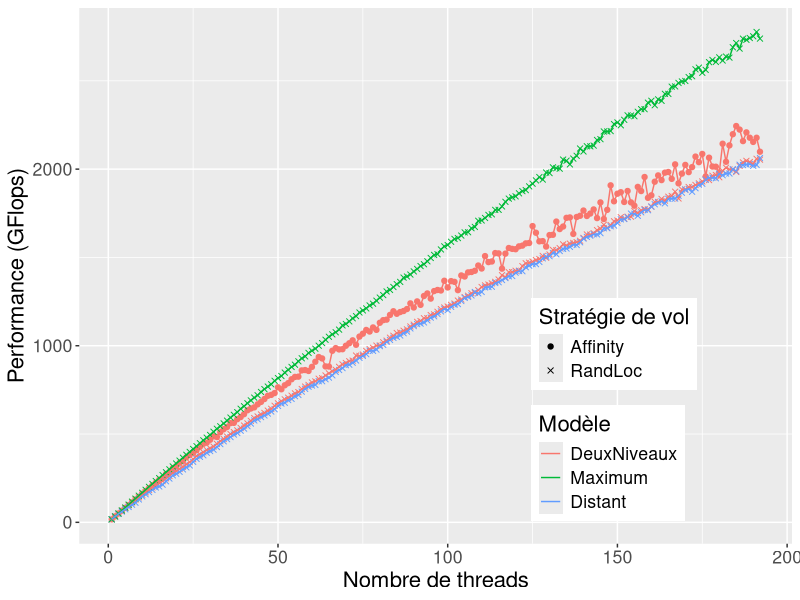
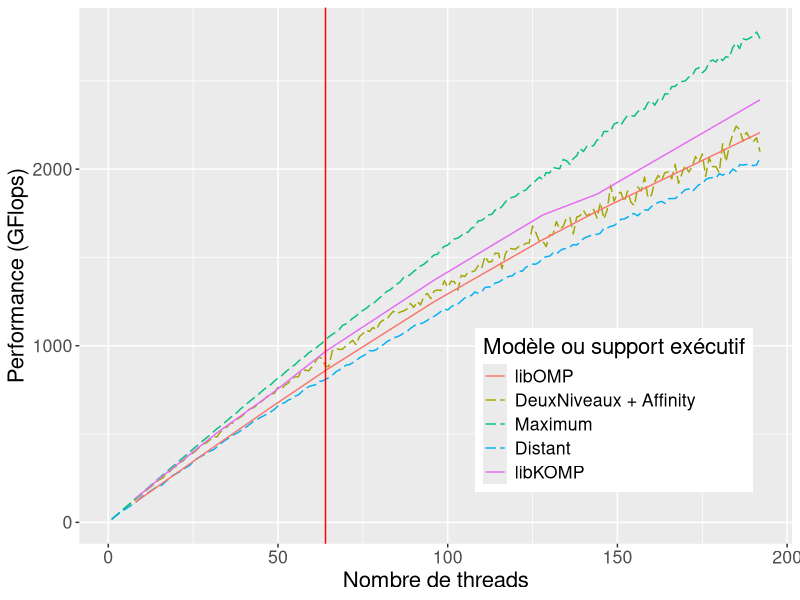
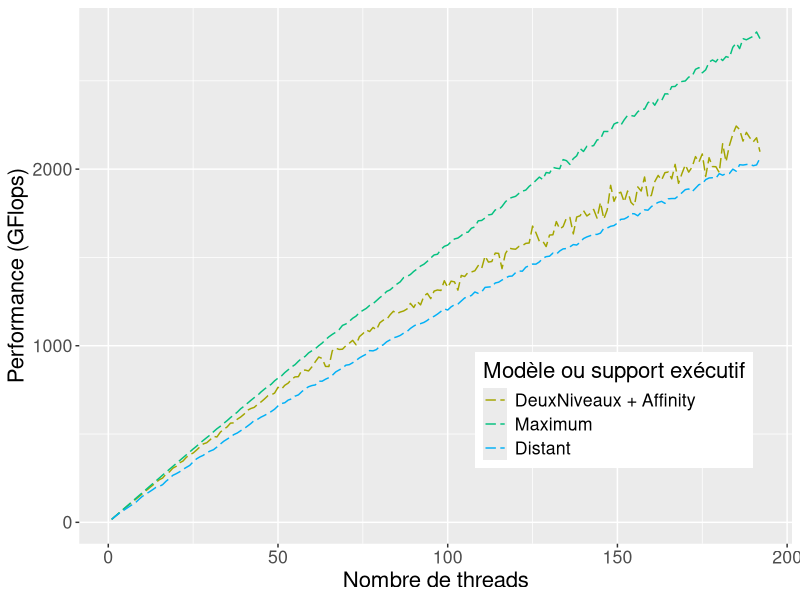
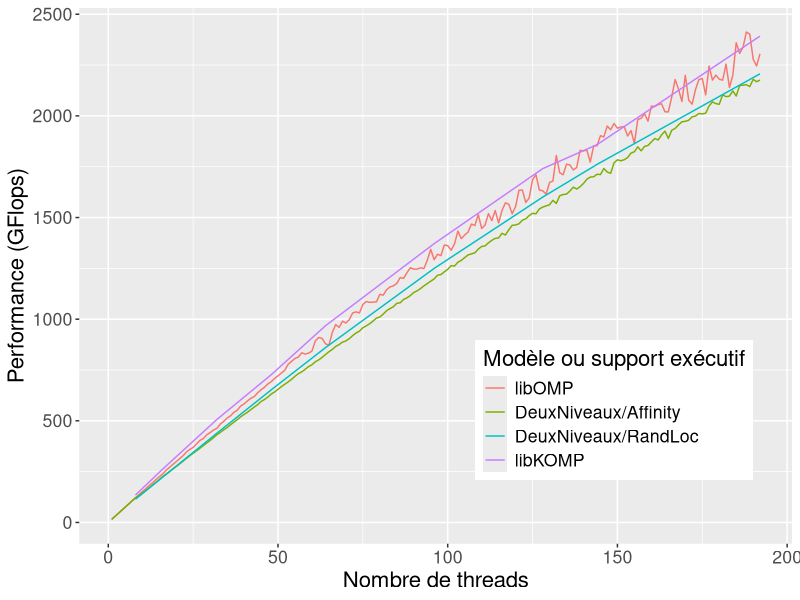
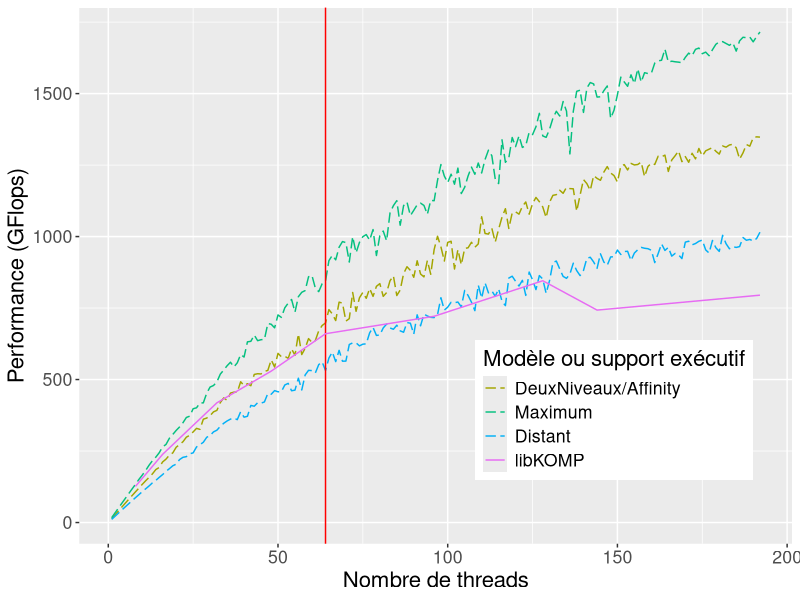
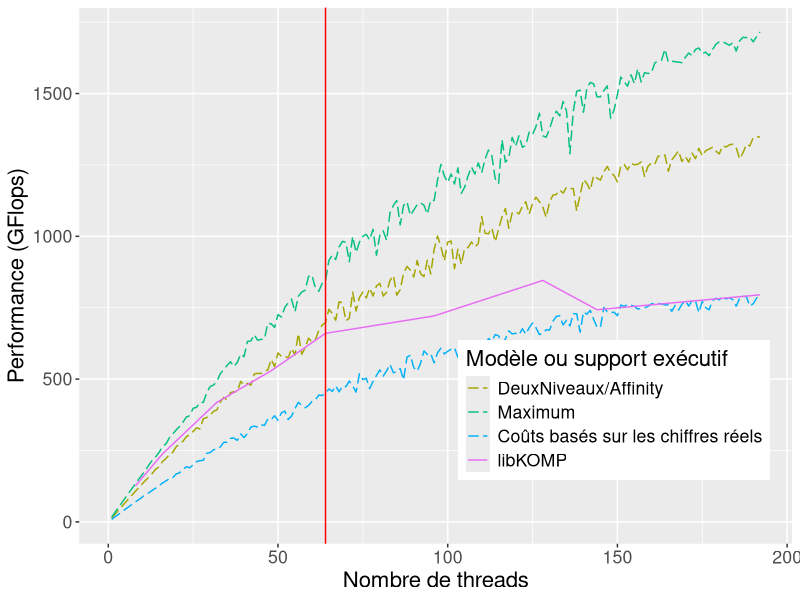
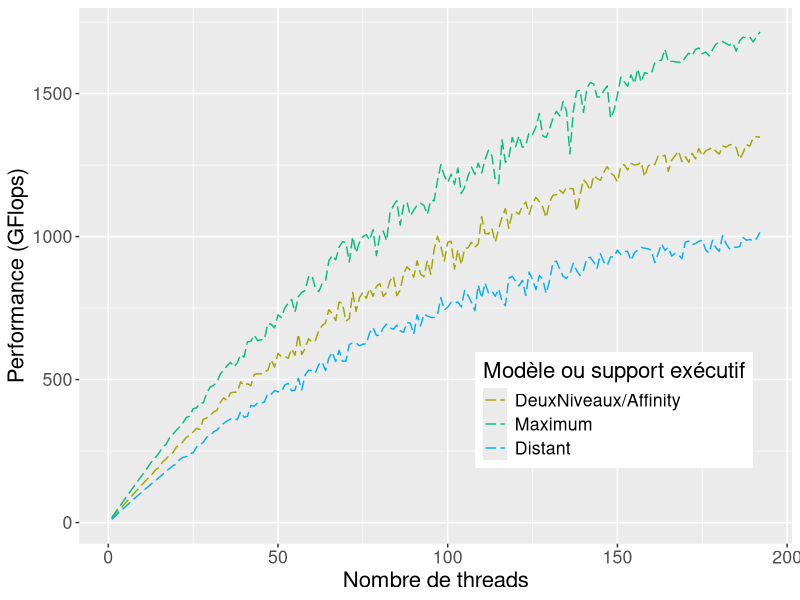
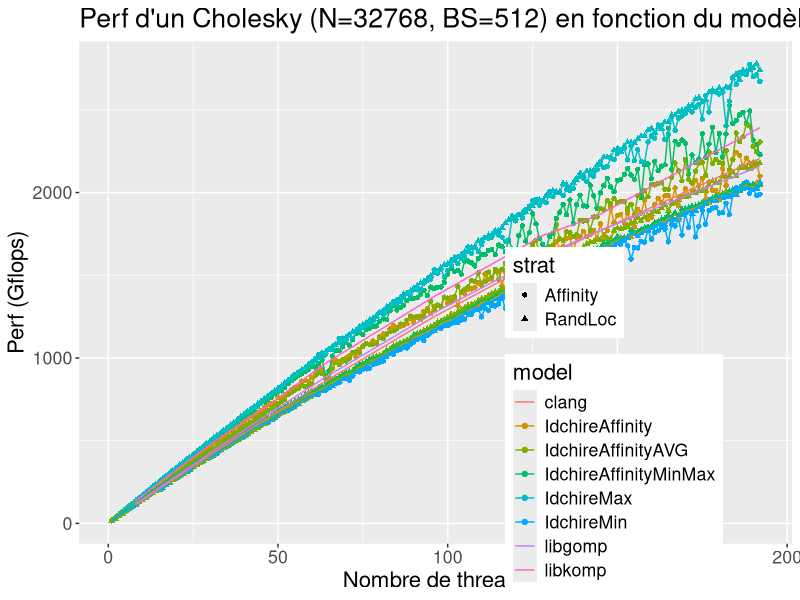

The R script that drew these images, in order:
library(ggplot2)

df = read.table("./all_data_simulateur.dat", header=TRUE)
df_8k = subset(df, size==8192)
df = subset(df, size==32768)
df_runtime = read.table("../kastors/all_data.dat", header=TRUE)
df_runtime_8k = subset(df_runtime, size == 8192 & blocksize == 256 & program == "dpotrf_taskdep")
df_runtime = subset(df_runtime, size == 32768 & blocksize == 512 & program == "dpotrf_taskdep")

df_steals = read.table("./all_data_steal_count.dat", header=TRUE)

pdf("simu_min_max_affinity_idchire.pdf", width = 10, height=6)

df_simu_min = subset(df, (model == "IdchireMin" & strat == "RandLoc")
                     | (model == "IdchireMax" & strat == "RandLoc")
                     | model == "IdchireAffinity")

myplot = ggplot(df_simu_min, aes(x=threads, y = gflops))
myplot = myplot + geom_point(aes(colour=model, shape=strat, group=interaction(model,strat)))
myplot = myplot + geom_line(aes(colour=model, group=interaction(model, strat)))
myplot = myplot + guides(colour = guide_legend(override.aes = list(shape = NA)))
#myplot = myplot + expand_limits(y=0)
myplot = myplot + theme(legend.position=c(0.75, 0.25), text = element_text(size=16))
myplot = myplot + scale_colour_discrete(name="Modèle", labels=c("DeuxNiveaux", "Maximum", "Distant"))
myplot = myplot + scale_shape_manual(name="Stratégie de vol", values=c(19, 4))
#myplot = myplot + ggtitle("P d'un Cholesky (N=32768, BS=512) en fonction du modèle et strat.")
myplot = myplot + ylab("Performance (GFlops)")
myplot = myplot + xlab("Nombre de threads")

print(myplot)
dev.off()

pdf("simu_affinity_runtime_idchire.pdf", width = 10, height=6)

df_affinity = subset(df, (model == "IdchireAffinity" & strat == "Affinity")
                     | (model == "IdchireMin" & strat == "RandLoc")
                     | (model == "IdchireMax" & strat == "RandLoc"))

myplot = ggplot(df_affinity, aes(x=threads, y = gflops))
#myplot = myplot + geom_point(aes(colour=model, shape=strat, group=interaction(model,strat)))
myplot = myplot + geom_line(aes(colour=model, group=interaction(model, strat)), linetype = "longdash")
myplot = myplot + geom_line(data=subset(df_runtime, runtime=="clang" | runtime=="libkomp"), aes(colour=runtime))
myplot = myplot + geom_vline(mapping = NULL, data = NULL, xintercept = 64, color="red")
myplot = myplot + guides(colour = guide_legend(override.aes = list(shape = NA)))
#myplot = myplot + expand_limits(y=0)
myplot = myplot + theme(legend.position=c(0.75, 0.25), text = element_text(size=16))
myplot = myplot + scale_colour_manual(name="Modèle ou support exécutif", labels=c("libOMP", "DeuxNiveaux + Affinity", "Maximum", "Distant", "libKOMP"), values=c("#f8766d", "#a3a500", "#04c07f", "#01b0f6", "#e76bf3"))
#myplot = myplot + scale_shape_manual(name="Stratégie de vol", values=c(19, 4))
#myplot = myplot + ggtitle("P d'un Cholesky (N=32768, BS=512) en fonction du modèle et strat.")
myplot = myplot + ylab("Performance (GFlops)")
myplot = myplot + xlab("Nombre de threads")

print(myplot)
dev.off()

pdf("simu_affinity_runtime_idchire_0.pdf", width = 10, height=6)

df_affinity = subset(df, (model == "IdchireAffinity" & strat == "Affinity")
                     | (model == "IdchireMin" & strat == "RandLoc")
                     | (model == "IdchireMax" & strat == "RandLoc"))

myplot = ggplot(df_affinity, aes(x=threads, y = gflops))
#myplot = myplot + geom_point(aes(colour=model, shape=strat, group=interaction(model,strat)))
myplot = myplot + geom_line(aes(colour=model, group=interaction(model, strat)), linetype = "longdash")
myplot = myplot + guides(colour = guide_legend(override.aes = list(shape = NA)))
#myplot = myplot + expand_limits(y=0)
myplot = myplot + theme(legend.position=c(0.75, 0.25), text = element_text(size=16))
myplot = myplot + scale_colour_manual(name="Modèle ou support exécutif", labels=c("DeuxNiveaux + Affinity", "Maximum", "Distant"), values=c("#a3a500", "#04c07f", "#01b0f6"))
#myplot = myplot + scale_shape_manual(name="Stratégie de vol", values=c(19, 4))
#myplot = myplot + ggtitle("P d'un Cholesky (N=32768, BS=512) en fonction du modèle et strat.")
myplot = myplot + ylab("Performance (GFlops)")
myplot = myplot + xlab("Nombre de threads")

print(myplot)
dev.off()

pdf("simu_affinity_avg_runtime_idchire.pdf", width = 10, height=6)

df_affinity_avg = subset(df, (model == "IdchireAffinityAVG"))

myplot = ggplot(df_affinity_avg, aes(x=threads, y = gflops))
#myplot = myplot + geom_point(aes(colour=model, shape=strat, group=interaction(model,strat)))
myplot = myplot + geom_line(aes(colour=interaction(model, strat), group=interaction(model, strat)))
myplot = myplot + geom_line(data=subset(df_runtime, runtime=="clang" | runtime=="libkomp"), aes(colour=runtime))
#myplot = myplot + geom_ribbon(data=subset(df_runtime, runtime=="clang" | runtime=="libkomp"), aes(colour=runtime, ymin=gflops-(2*std/iterations), ymax=gflops+(2*std/iterations)))
myplot = myplot + guides(colour = guide_legend(override.aes = list(shape = NA)), fill=guide_legend(override.aes=list(linetype=0, shape='')))
#myplot = myplot + expand_limits(y=0)
myplot = myplot + theme(legend.position=c(0.75, 0.25), text = element_text(size=16))
myplot = myplot + scale_colour_discrete(name="Modèle ou support exécutif", labels=c("libOMP", "DeuxNiveaux/Affinity", "DeuxNiveaux/RandLoc", "libKOMP"))
#myplot = myplot + scale_fill_manual(name="")
#myplot = myplot + scale_shape_manual(name="Stratégie de vol", values=c(19, 4))
#myplot = myplot + ggtitle("P d'un Cholesky (N=32768, BS=512) en fonction du modèle et strat.")
myplot = myplot + ylab("Performance (GFlops)")
myplot = myplot + xlab("Nombre de threads")

print(myplot)
dev.off()

pdf("simu_affinity_8k_runtime_idchire.pdf", width = 10, height=6)

df_affinity_avg = subset(df_8k, ((model == "IdchireAffinityAVG" & strat == "Affinity") | model == "IdchireMin" | model == "IdchireMax"))

myplot = ggplot(df_affinity_avg, aes(x=threads, y = gflops))
#myplot = myplot + geom_point(aes(colour=model, shape=strat, group=interaction(model,strat)))
myplot = myplot + geom_line(aes(colour=interaction(model, strat), group=interaction(model, strat)), linetype="longdash")
myplot = myplot + geom_vline(mapping = NULL, data = NULL, xintercept = 64, color="red")
myplot = myplot + geom_line(data=subset(df_runtime_8k, runtime=="libkomp"), aes(colour=runtime))
myplot = myplot + guides(colour = guide_legend(override.aes = list(shape = NA)))
#myplot = myplot + expand_limits(y=0)
myplot = myplot + theme(legend.position=c(0.75, 0.25), text = element_text(size=16))
myplot = myplot + scale_colour_manual(name="Modèle ou support exécutif", labels=c("DeuxNiveaux/Affinity", "Maximum", "Distant", "libKOMP"), values=c("#a3a500", "#04c07f", "#01b0f6", "#e76bf3"))
#myplot = myplot + scale_shape_manual(name="Stratégie de vol", values=c(19, 4))
#myplot = myplot + ggtitle("P d'un Cholesky (N=32768, BS=512) en fonction du modèle et strat.")
myplot = myplot + ylab("Performance (GFlops)")
myplot = myplot + xlab("Nombre de threads")

print(myplot)
dev.off()

pdf("simu_affinity_8k_runtime_idchire_ajuste.pdf", width = 10, height=6)

df_affinity_avg = subset(df_8k, ((model == "IdchireAffinityAVG" & strat == "Affinity") | model == "IdchireMax" | model == "IdchireTmp"))
#df_affinity_avg = subset(df_8k, ((model == "IdchireAffinityAVG" & strat == "Affinity") | model == "IdchireMin" | model == "IdchireMax"))

myplot = ggplot(df_affinity_avg, aes(x=threads, y = gflops))
#myplot = myplot + geom_point(aes(colour=model, shape=strat, group=interaction(model,strat)))
myplot = myplot + geom_line(aes(colour=interaction(model, strat), group=interaction(model, strat)), linetype="longdash")
myplot = myplot + geom_line(data=subset(df_runtime_8k, runtime=="libkomp"), aes(colour=runtime))
myplot = myplot + geom_vline(mapping = NULL, data = NULL, xintercept = 64, color="red")
myplot = myplot + guides(colour = guide_legend(override.aes = list(shape = NA)))
#myplot = myplot + expand_limits(y=0)
myplot = myplot + theme(legend.position=c(0.75, 0.25), text = element_text(size=16))
#myplot = myplot + scale_colour_discrete(name="Modèle ou support exécutif")
myplot = myplot + scale_colour_manual(name="Modèle ou support exécutif", labels=c("DeuxNiveaux/Affinity", "Maximum", "Coûts basés sur les chiffres réels", "libKOMP"), values=c("#a3a500", "#04c07f", "#01b0f6", "#e76bf3"))
#myplot = myplot + scale_shape_manual(name="Stratégie de vol", values=c(19, 4))
#myplot = myplot + ggtitle("P d'un Cholesky (N=32768, BS=512) en fonction du modèle et strat.")
myplot = myplot + ylab("Performance (GFlops)")
myplot = myplot + xlab("Nombre de threads")

print(myplot)
dev.off()

pdf("simu_affinity_8k_runtime_idchire_0.pdf", width = 10, height=6)

#df_affinity_avg = subset(df_8k, (model == "IdchireAffinityAVG" | model == "IdchireMin" | model == "IdchireMax" | model == "IdchireTmp"))
df_affinity_avg = subset(df_8k, ((model == "IdchireAffinityAVG" & strat == "Affinity") | model == "IdchireMin" | model == "IdchireMax"))

myplot = ggplot(df_affinity_avg, aes(x=threads, y = gflops))
#myplot = myplot + geom_point(aes(colour=model, shape=strat, group=interaction(model,strat)))
myplot = myplot + geom_line(aes(colour=interaction(model, strat), group=interaction(model, strat)), linetype="longdash")
#myplot = myplot + geom_line(data=subset(df_runtime_8k, runtime=="clang" | runtime=="libkomp"), aes(colour=runtime))
myplot = myplot + guides(colour = guide_legend(override.aes = list(shape = NA)))
#myplot = myplot + expand_limits(y=0)
myplot = myplot + theme(legend.position=c(0.75, 0.25), text = element_text(size=16))
myplot = myplot + scale_colour_manual(name="Modèle ou support exécutif", labels=c("DeuxNiveaux/Affinity", "Maximum", "Distant"), values=c("#a3a500", "#04c07f", "#01b0f6"))
#myplot = myplot + scale_shape_manual(name="Stratégie de vol", values=c(19, 4))
#myplot = myplot + ggtitle("P d'un Cholesky (N=32768, BS=512) en fonction du modèle et strat.")
myplot = myplot + ylab("Performance (GFlops)")
myplot = myplot + xlab("Nombre de threads")

print(myplot)
dev.off()

pdf("simu_all_models_idchire.pdf", width = 10, height=6)

myplot = ggplot(df, aes(x=threads, y = gflops))
myplot = myplot + geom_point(aes(colour=model, shape=strat, group=interaction(model,strat)))
myplot = myplot + geom_line(aes(colour=model, group=interaction(model, strat)))
myplot = myplot + geom_line(data=df_runtime, aes(colour=runtime))
#myplot = myplot + expand_limits(y=0)
myplot = myplot + theme(legend.position=c(0.75, 0.25), text = element_text(size=16))
myplot = myplot + ggtitle("Perf d'un Cholesky (N=32768, BS=512) en fonction du modèle et strat.")
myplot = myplot + ylab("Perf (Gflops)")
myplot = myplot + xlab("Nombre de threads")

print(myplot)
dev.off()

pdf("simu_steal_visits_idchire.pdf", width = 10, height=6)

df_steals=subset(df_steals, strat=="Affinity")

myplot = ggplot(df_steals, aes(x=threads, y = steals_per_task))
#myplot = myplot + geom_point(aes(colour=factor(size)))
myplot = myplot + geom_line(aes(colour=factor(size)))
#myplot = myplot + geom_line(aes(colour=factor(size), y=visits_per_task/180))
#myplot = myplot + geom_line(data=df_runtime, aes(colour=runtime))
#myplot = myplot + expand_limits(y=0)
myplot = myplot + theme(legend.position=c(0.25, 0.75), text = element_text(size=16))
#myplot = myplot + ggtitle("Visites par tache")
myplot = myplot + scale_colour_discrete(name="Tailles : Matrice x Bloc", labels=c("8192x256", "32768x512"))
myplot = myplot + ylab("Requêtes de vol par tâche")
myplot = myplot + xlab("Nombre de threads")

print(myplot)
dev.off()
